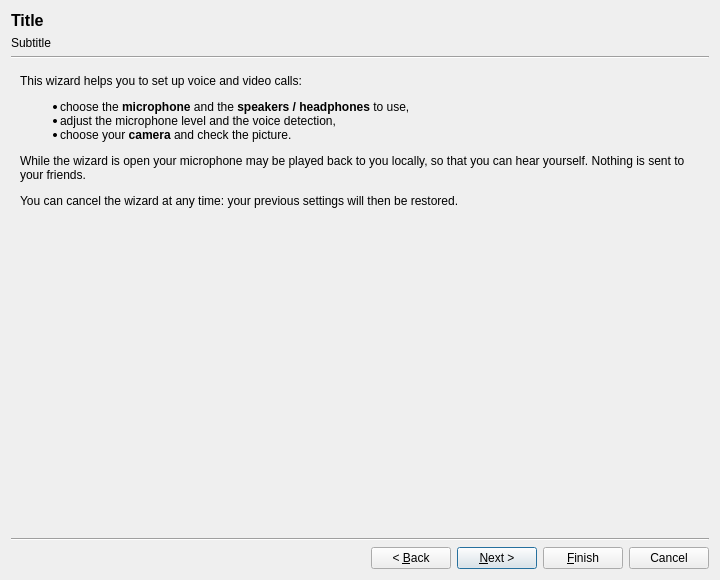
<?xml version='1.0' encoding='UTF-8'?>
<ui version="4.0">
 <class>AudioWizard</class>
 <widget class="QDialog" name="AudioWizard">
  <property name="geometry">
   <rect>
    <x>0</x>
    <y>0</y>
    <width>720</width>
    <height>580</height>
   </rect>
  </property>
  <property name="windowTitle">
   <string>Audio &amp; Video Setup Wizard</string>
  </property>
  <layout class="QVBoxLayout" name="qvlMain">
   <item>
    <widget class="QLabel" name="qlPageTitle">
     <property name="font">
      <font>
       <pointsize>12</pointsize>
       <bold>true</bold>
      </font>
     </property>
     <property name="text">
      <string>Title</string>
     </property>
    </widget>
   </item>
   <item>
    <widget class="QLabel" name="qlPageSubTitle">
     <property name="text">
      <string>Subtitle</string>
     </property>
     <property name="wordWrap">
      <bool>true</bool>
     </property>
    </widget>
   </item>
   <item>
    <widget class="Line" name="qlineTop">
     <property name="orientation">
      <enum>Qt::Horizontal</enum>
     </property>
    </widget>
   </item>
   <item>
    <widget class="QStackedWidget" name="qswPages">
     <property name="currentIndex">
      <number>0</number>
     </property>
     <widget class="QWidget" name="qwpIntro">
      <property name="pageTitle" stdset="0">
       <string>Introduction</string>
      </property>
      <property name="pageSubTitle" stdset="0">
       <string>Welcome to the RetroShare audio and video wizard</string>
      </property>
      <layout class="QVBoxLayout" name="qvlIntro">
       <item>
        <widget class="QLabel" name="qlIntro">
         <property name="text">
          <string>&lt;p&gt;This wizard helps you to set up voice and video calls:&lt;/p&gt;&lt;ul&gt;&lt;li&gt;choose the &lt;b&gt;microphone&lt;/b&gt; and the &lt;b&gt;speakers / headphones&lt;/b&gt; to use,&lt;/li&gt;&lt;li&gt;adjust the microphone level and the voice detection,&lt;/li&gt;&lt;li&gt;choose your &lt;b&gt;camera&lt;/b&gt; and check the picture.&lt;/li&gt;&lt;/ul&gt;&lt;p&gt;While the wizard is open your microphone may be played back to you locally, so that you can hear yourself. Nothing is sent to your friends.&lt;/p&gt;&lt;p&gt;You can cancel the wizard at any time: your previous settings will then be restored.&lt;/p&gt;</string>
         </property>
         <property name="wordWrap">
          <bool>true</bool>
         </property>
        </widget>
       </item>
       <item>
        <spacer name="qsIntro">
         <property name="orientation">
          <enum>Qt::Vertical</enum>
         </property>
         <property name="sizeHint" stdset="0">
          <size>
           <width>20</width>
           <height>40</height>
          </size>
         </property>
        </spacer>
       </item>
      </layout>
     </widget>
     <widget class="QWidget" name="qwpAudioDevices">
      <property name="pageTitle" stdset="0">
       <string>Audio devices</string>
      </property>
      <property name="pageSubTitle" stdset="0">
       <string>Select the microphone and the speakers or headphones used for calls.</string>
      </property>
      <layout class="QVBoxLayout" name="qvlAudioDevices">
       <item>
        <widget class="QGroupBox" name="qgbInput">
         <property name="title">
          <string>Microphone (input)</string>
         </property>
         <layout class="QGridLayout" name="qglInput">
          <item row="0" column="0" colspan="3">
           <widget class="QLabel" name="qliInputText">
            <property name="text">
             <string>This is the device your microphone is connected to. Speak: the bar below should move.</string>
            </property>
            <property name="wordWrap">
             <bool>true</bool>
            </property>
           </widget>
          </item>
          <item row="1" column="0">
           <widget class="QLabel" name="qliInputDevice">
            <property name="text">
             <string>Device</string>
            </property>
            <property name="buddy">
             <cstring>qcbInput</cstring>
            </property>
           </widget>
          </item>
          <item row="1" column="1">
           <widget class="QComboBox" name="qcbInput">
            <property name="sizePolicy">
             <sizepolicy hsizetype="Expanding" vsizetype="Fixed">
              <horstretch>1</horstretch>
              <verstretch>0</verstretch>
             </sizepolicy>
            </property>
            <property name="toolTip">
             <string>Input device to use</string>
            </property>
           </widget>
          </item>
          <item row="1" column="2">
           <widget class="QPushButton" name="qpbRefreshAudio">
            <property name="toolTip">
             <string>Search again for audio devices (e.g. after plugging in a headset)</string>
            </property>
            <property name="text">
             <string>Refresh</string>
            </property>
           </widget>
          </item>
          <item row="2" column="0">
           <widget class="QLabel" name="qliLevel">
            <property name="text">
             <string>Level</string>
            </property>
           </widget>
          </item>
          <item row="2" column="1" colspan="2">
           <widget class="AudioBar" name="abDeviceLevel" native="true">
            <property name="minimumSize">
             <size>
              <width>100</width>
              <height>22</height>
             </size>
            </property>
           </widget>
          </item>
          <item row="3" column="1" colspan="2">
           <widget class="QCheckBox" name="qcbEcho">
            <property name="toolTip">
             <string>Removes the sound of your speakers from what your microphone records. Recommended when you do not use a headset.</string>
            </property>
            <property name="text">
             <string>Use echo cancellation</string>
            </property>
           </widget>
          </item>
         </layout>
        </widget>
       </item>
       <item>
        <widget class="QGroupBox" name="qgbOutput">
         <property name="title">
          <string>Speakers / headphones (output)</string>
         </property>
         <layout class="QGridLayout" name="qglOutput">
          <item row="0" column="0" colspan="3">
           <widget class="QLabel" name="qliOutputText">
            <property name="text">
             <string>This is the device your speakers or headphones are connected to.</string>
            </property>
            <property name="wordWrap">
             <bool>true</bool>
            </property>
           </widget>
          </item>
          <item row="1" column="0">
           <widget class="QLabel" name="qliOutputDevice">
            <property name="text">
             <string>Device</string>
            </property>
            <property name="buddy">
             <cstring>qcbOutput</cstring>
            </property>
           </widget>
          </item>
          <item row="1" column="1">
           <widget class="QComboBox" name="qcbOutput">
            <property name="sizePolicy">
             <sizepolicy hsizetype="Expanding" vsizetype="Fixed">
              <horstretch>1</horstretch>
              <verstretch>0</verstretch>
             </sizepolicy>
            </property>
            <property name="toolTip">
             <string>Output device to use</string>
            </property>
           </widget>
          </item>
          <item row="1" column="2">
           <widget class="QPushButton" name="qpbTestSound">
            <property name="toolTip">
             <string>Plays a short sound on the selected output device</string>
            </property>
            <property name="text">
             <string>Play test sound</string>
            </property>
           </widget>
          </item>
         </layout>
        </widget>
       </item>
       <item>
        <widget class="QLabel" name="qlAudioStatus">
         <property name="text">
          <string />
         </property>
         <property name="wordWrap">
          <bool>true</bool>
         </property>
        </widget>
       </item>
       <item>
        <spacer name="qsAudioDevices">
         <property name="orientation">
          <enum>Qt::Vertical</enum>
         </property>
         <property name="sizeHint" stdset="0">
          <size>
           <width>20</width>
           <height>40</height>
          </size>
         </property>
        </spacer>
       </item>
      </layout>
     </widget>
     <widget class="QWidget" name="qwpVolume">
      <property name="pageTitle" stdset="0">
       <string>Volume tuning</string>
      </property>
      <property name="pageSubTitle" stdset="0">
       <string>Tuning microphone volume to optimal settings.</string>
      </property>
      <layout class="QVBoxLayout" name="qvlVolume">
       <item>
        <widget class="QLabel" name="qliVolumeTuningText">
         <property name="text">
          <string>&lt;p&gt;Open your sound control panel and go to the recording settings. Make sure the microphone is selected as active input with maximum recording volume. If there's an option to enable a &amp;quot;Microphone boost&amp;quot; make sure it's checked.&lt;/p&gt;&lt;p&gt;Speak loudly, as when you are annoyed or excited. Decrease the volume in the sound control panel until the bar below stays in the green and orange zone but &lt;b&gt;not&lt;/b&gt; in the red zone while you speak.&lt;/p&gt;</string>
         </property>
         <property name="wordWrap">
          <bool>true</bool>
         </property>
        </widget>
       </item>
       <item>
        <widget class="AudioBar" name="abAmplify" native="true">
         <property name="minimumSize">
          <size>
           <width>100</width>
           <height>30</height>
          </size>
         </property>
        </widget>
       </item>
       <item>
        <widget class="QLabel" name="qliAmpTuningText">
         <property name="text">
          <string>Now talk softly, as you would when talking late at night. Adjust the slider below so that the bar moves into green when you talk, but doesn't go into the orange zone. Moving the slider to the left increases the amplification.</string>
         </property>
         <property name="wordWrap">
          <bool>true</bool>
         </property>
        </widget>
       </item>
       <item>
        <widget class="QSlider" name="qsMaxAmp">
         <property name="toolTip">
          <string>Maximum amplification of input sound</string>
         </property>
         <property name="minimum">
          <number>1000</number>
         </property>
         <property name="maximum">
          <number>30000</number>
         </property>
         <property name="singleStep">
          <number>100</number>
         </property>
         <property name="pageStep">
          <number>1000</number>
         </property>
         <property name="orientation">
          <enum>Qt::Horizontal</enum>
         </property>
        </widget>
       </item>
       <item>
        <spacer name="qsVolume">
         <property name="orientation">
          <enum>Qt::Vertical</enum>
         </property>
         <property name="sizeHint" stdset="0">
          <size>
           <width>20</width>
           <height>40</height>
          </size>
         </property>
        </spacer>
       </item>
       <item>
        <layout class="QHBoxLayout" name="qhlVolumeOptions">
         <item>
          <widget class="QCheckBox" name="qcbStopEcho">
           <property name="toolTip">
            <string>By default you hear yourself with a small delay, so that you can judge the sound quality.</string>
           </property>
           <property name="text">
            <string>Do not play my voice back to me</string>
           </property>
          </widget>
         </item>
         <item>
          <spacer name="qsVolumeOptions">
           <property name="orientation">
            <enum>Qt::Horizontal</enum>
           </property>
           <property name="sizeHint" stdset="0">
            <size>
             <width>40</width>
             <height>20</height>
            </size>
           </property>
          </spacer>
         </item>
         <item>
          <widget class="QCheckBox" name="qcbHighContrast">
           <property name="toolTip">
            <string>Apply some high contrast optimizations for visually impaired users</string>
           </property>
           <property name="text">
            <string>Use high contrast graphics</string>
           </property>
          </widget>
         </item>
        </layout>
       </item>
      </layout>
     </widget>
     <widget class="QWidget" name="qwpTransmit">
      <property name="pageTitle" stdset="0">
       <string>Voice activity detection</string>
      </property>
      <property name="pageSubTitle" stdset="0">
       <string>Letting RetroShare figure out when you're talking and when you're silent.</string>
      </property>
      <layout class="QGridLayout" name="qglTransmit">
       <item row="0" column="0">
        <layout class="QVBoxLayout" name="qvlModes">
         <item>
          <widget class="QRadioButton" name="qrVAD">
           <property name="text">
            <string>Voice activity detection: only send sound while you talk (recommended)</string>
           </property>
          </widget>
         </item>
         <item>
          <widget class="QRadioButton" name="qrContinuous">
           <property name="text">
            <string>Continuous transmission: always send sound</string>
           </property>
          </widget>
         </item>
         <item>
          <widget class="QLabel" name="qlPTTNote">
           <property name="text">
            <string>&lt;i&gt;Push-to-talk was selected before, but it is not implemented yet (no sound would be sent). Voice activity detection is used instead.&lt;/i&gt;</string>
           </property>
           <property name="wordWrap">
            <bool>true</bool>
           </property>
          </widget>
         </item>
        </layout>
       </item>
       <item row="0" column="1" alignment="Qt::AlignRight|Qt::AlignTop">
        <widget class="QLabel" name="qlTalkIcon">
         <property name="minimumSize">
          <size>
           <width>64</width>
           <height>64</height>
          </size>
         </property>
         <property name="toolTip">
          <string>Lights up when RetroShare considers that you are talking</string>
         </property>
         <property name="text">
          <string />
         </property>
        </widget>
       </item>
       <item row="1" column="0" colspan="2">
        <widget class="QWidget" name="qwVAD" native="true">
         <layout class="QVBoxLayout" name="qvlVAD">
          <property name="leftMargin">
           <number>0</number>
          </property>
          <property name="topMargin">
           <number>0</number>
          </property>
          <property name="rightMargin">
           <number>0</number>
          </property>
          <property name="bottomMargin">
           <number>0</number>
          </property>
          <item>
           <widget class="AudioBar" name="abVAD" native="true">
            <property name="minimumSize">
             <size>
              <width>100</width>
              <height>30</height>
             </size>
            </property>
           </widget>
          </item>
          <item>
           <widget class="QLabel" name="qliVadTuningText">
            <property name="text">
             <string>Adjust the two sliders below. When you start talking the bar should reach the green area (definitive speech). While talking it should stay at least in the yellow area (might be speech), and when you're silent it should stay in the red area (definitively not speech).</string>
            </property>
            <property name="wordWrap">
             <bool>true</bool>
            </property>
           </widget>
          </item>
          <item>
           <layout class="QFormLayout" name="qflVAD">
            <item row="0" column="0">
             <widget class="QLabel" name="qliTransmitMin">
              <property name="text">
               <string>Silence below</string>
              </property>
             </widget>
            </item>
            <item row="0" column="1">
             <widget class="QSlider" name="qsTransmitMin">
              <property name="minimum">
               <number>1</number>
              </property>
              <property name="maximum">
               <number>32767</number>
              </property>
              <property name="singleStep">
               <number>100</number>
              </property>
              <property name="pageStep">
               <number>1000</number>
              </property>
              <property name="orientation">
               <enum>Qt::Horizontal</enum>
              </property>
             </widget>
            </item>
            <item row="1" column="0">
             <widget class="QLabel" name="qliTransmitMax">
              <property name="text">
               <string>Speech above</string>
              </property>
             </widget>
            </item>
            <item row="1" column="1">
             <widget class="QSlider" name="qsTransmitMax">
              <property name="minimum">
               <number>1</number>
              </property>
              <property name="maximum">
               <number>32767</number>
              </property>
              <property name="singleStep">
               <number>100</number>
              </property>
              <property name="pageStep">
               <number>1000</number>
              </property>
              <property name="orientation">
               <enum>Qt::Horizontal</enum>
              </property>
             </widget>
            </item>
            <item row="2" column="0">
             <widget class="QLabel" name="qliVoiceHold">
              <property name="text">
               <string>Voice hold</string>
              </property>
             </widget>
            </item>
            <item row="2" column="1">
             <layout class="QHBoxLayout" name="qhlVoiceHold">
              <item>
               <widget class="QSlider" name="qsVoiceHold">
                <property name="toolTip">
                 <string>How long to keep transmitting after you stopped talking</string>
                </property>
                <property name="minimum">
                 <number>20</number>
                </property>
                <property name="maximum">
                 <number>250</number>
                </property>
                <property name="orientation">
                 <enum>Qt::Horizontal</enum>
                </property>
               </widget>
              </item>
              <item>
               <widget class="QLabel" name="qlVoiceHold">
                <property name="minimumSize">
                 <size>
                  <width>50</width>
                  <height>0</height>
                 </size>
                </property>
                <property name="text">
                 <string />
                </property>
               </widget>
              </item>
             </layout>
            </item>
           </layout>
          </item>
         </layout>
        </widget>
       </item>
       <item row="2" column="0" colspan="2">
        <widget class="QGroupBox" name="qgbNoise">
         <property name="title">
          <string>Noise suppression</string>
         </property>
         <layout class="QHBoxLayout" name="qhlNoise">
          <item>
           <widget class="QSlider" name="qsNoise">
            <property name="toolTip">
             <string>Amount of background noise (fans, keyboard...) to remove. Too much makes your voice sound robotic.</string>
            </property>
            <property name="minimum">
             <number>14</number>
            </property>
            <property name="maximum">
             <number>60</number>
            </property>
            <property name="orientation">
             <enum>Qt::Horizontal</enum>
            </property>
           </widget>
          </item>
          <item>
           <widget class="QLabel" name="qlNoise">
            <property name="minimumSize">
             <size>
              <width>50</width>
              <height>0</height>
             </size>
            </property>
            <property name="text">
             <string />
            </property>
           </widget>
          </item>
         </layout>
        </widget>
       </item>
       <item row="3" column="0">
        <spacer name="qsTransmit">
         <property name="orientation">
          <enum>Qt::Vertical</enum>
         </property>
         <property name="sizeHint" stdset="0">
          <size>
           <width>20</width>
           <height>40</height>
          </size>
         </property>
        </spacer>
       </item>
      </layout>
     </widget>
     <widget class="QWidget" name="qwpVideo">
      <property name="pageTitle" stdset="0">
       <string>Video</string>
      </property>
      <property name="pageSubTitle" stdset="0">
       <string>Select the camera used for video calls and check the picture.</string>
      </property>
      <layout class="QVBoxLayout" name="qvlVideo">
       <item>
        <layout class="QHBoxLayout" name="qhlCamera">
         <item>
          <widget class="QLabel" name="qliCamera">
           <property name="text">
            <string>Camera</string>
           </property>
           <property name="buddy">
            <cstring>qcbCamera</cstring>
           </property>
          </widget>
         </item>
         <item>
          <widget class="QComboBox" name="qcbCamera">
           <property name="sizePolicy">
            <sizepolicy hsizetype="Expanding" vsizetype="Fixed">
             <horstretch>1</horstretch>
             <verstretch>0</verstretch>
            </sizepolicy>
           </property>
          </widget>
         </item>
         <item>
          <widget class="QPushButton" name="qpbRefreshCameras">
           <property name="toolTip">
            <string>Search again for cameras (e.g. after plugging in a webcam)</string>
           </property>
           <property name="text">
            <string>Refresh</string>
           </property>
          </widget>
         </item>
        </layout>
       </item>
       <item>
        <widget class="QVideoOutputDevice" name="videoPreview">
         <property name="sizePolicy">
          <sizepolicy hsizetype="Ignored" vsizetype="Ignored">
           <horstretch>0</horstretch>
           <verstretch>1</verstretch>
          </sizepolicy>
         </property>
         <property name="minimumSize">
          <size>
           <width>320</width>
           <height>240</height>
          </size>
         </property>
         <property name="frameShape">
          <enum>QFrame::StyledPanel</enum>
         </property>
        </widget>
       </item>
       <item>
        <widget class="QLabel" name="qlVideoStatus">
         <property name="text">
          <string />
         </property>
         <property name="wordWrap">
          <bool>true</bool>
         </property>
        </widget>
       </item>
       <item>
        <layout class="QHBoxLayout" name="qhlBandwidth">
         <item>
          <widget class="QLabel" name="qliBandwidth">
           <property name="text">
            <string>Maximum video bandwidth</string>
           </property>
           <property name="buddy">
            <cstring>qsbBandwidth</cstring>
           </property>
          </widget>
         </item>
         <item>
          <widget class="QDoubleSpinBox" name="qsbBandwidth">
           <property name="toolTip">
            <string>Upper limit of the bandwidth used to send your video. Lower it if your connection is slow.</string>
           </property>
           <property name="suffix">
            <string> KB/s</string>
           </property>
           <property name="decimals">
            <number>0</number>
           </property>
           <property name="minimum">
            <double>5.000000000000000</double>
           </property>
           <property name="maximum">
            <double>2000.000000000000000</double>
           </property>
           <property name="singleStep">
            <double>10.000000000000000</double>
           </property>
           <property name="value">
            <double>80.000000000000000</double>
           </property>
          </widget>
         </item>
         <item>
          <spacer name="qsBandwidth">
           <property name="orientation">
            <enum>Qt::Horizontal</enum>
           </property>
           <property name="sizeHint" stdset="0">
            <size>
             <width>40</width>
             <height>20</height>
            </size>
           </property>
          </spacer>
         </item>
         <item>
          <widget class="QCheckBox" name="qcbShowEncoded">
           <property name="toolTip">
            <string>Shows the picture after compression, i.e. the quality your friends receive with this bandwidth</string>
           </property>
           <property name="text">
            <string>Preview what my friends will see (encoded)</string>
           </property>
          </widget>
         </item>
        </layout>
       </item>
      </layout>
     </widget>
     <widget class="QWidget" name="qwpDone">
      <property name="pageTitle" stdset="0">
       <string>Finished</string>
      </property>
      <property name="pageSubTitle" stdset="0">
       <string>Enjoy using RetroShare</string>
      </property>
      <layout class="QVBoxLayout" name="qvlDone">
       <item>
        <widget class="QLabel" name="qlDone">
         <property name="text">
          <string>Congratulations. You should now be ready for voice and video calls. Click &lt;b&gt;Finish&lt;/b&gt; to save these settings:</string>
         </property>
         <property name="wordWrap">
          <bool>true</bool>
         </property>
        </widget>
       </item>
       <item>
        <widget class="QLabel" name="qlSummary">
         <property name="text">
          <string />
         </property>
         <property name="wordWrap">
          <bool>true</bool>
         </property>
        </widget>
       </item>
       <item>
        <spacer name="qsDone">
         <property name="orientation">
          <enum>Qt::Vertical</enum>
         </property>
         <property name="sizeHint" stdset="0">
          <size>
           <width>20</width>
           <height>40</height>
          </size>
         </property>
        </spacer>
       </item>
      </layout>
     </widget>
    </widget>
   </item>
   <item>
    <widget class="Line" name="qlineBottom">
     <property name="orientation">
      <enum>Qt::Horizontal</enum>
     </property>
    </widget>
   </item>
   <item>
    <layout class="QHBoxLayout" name="qhlButtons">
     <item>
      <spacer name="qsButtons">
       <property name="orientation">
        <enum>Qt::Horizontal</enum>
       </property>
       <property name="sizeHint" stdset="0">
        <size>
         <width>40</width>
         <height>20</height>
        </size>
       </property>
      </spacer>
     </item>
     <item>
      <widget class="QPushButton" name="qpbBack">
       <property name="text">
        <string>&lt; &amp;Back</string>
       </property>
       <property name="autoDefault">
        <bool>false</bool>
       </property>
      </widget>
     </item>
     <item>
      <widget class="QPushButton" name="qpbNext">
       <property name="text">
        <string>&amp;Next &gt;</string>
       </property>
       <property name="default">
        <bool>true</bool>
       </property>
      </widget>
     </item>
     <item>
      <widget class="QPushButton" name="qpbFinish">
       <property name="text">
        <string>&amp;Finish</string>
       </property>
       <property name="autoDefault">
        <bool>false</bool>
       </property>
      </widget>
     </item>
     <item>
      <widget class="QPushButton" name="qpbCancel">
       <property name="text">
        <string>Cancel</string>
       </property>
       <property name="autoDefault">
        <bool>false</bool>
       </property>
      </widget>
     </item>
    </layout>
   </item>
  </layout>
 </widget>
 <customwidgets>
  <customwidget>
   <class>AudioBar</class>
   <extends>QWidget</extends>
   <header>gui/AudioStats.h</header>
   <container>1</container>
  </customwidget>
  <customwidget>
   <class>QVideoOutputDevice</class>
   <extends>QLabel</extends>
   <header>gui/QVideoDevice.h</header>
  </customwidget>
 </customwidgets>
 <tabstops>
  <tabstop>qcbInput</tabstop>
  <tabstop>qpbRefreshAudio</tabstop>
  <tabstop>qcbEcho</tabstop>
  <tabstop>qcbOutput</tabstop>
  <tabstop>qpbTestSound</tabstop>
  <tabstop>qsMaxAmp</tabstop>
  <tabstop>qcbStopEcho</tabstop>
  <tabstop>qcbHighContrast</tabstop>
  <tabstop>qrVAD</tabstop>
  <tabstop>qrContinuous</tabstop>
  <tabstop>qsTransmitMin</tabstop>
  <tabstop>qsTransmitMax</tabstop>
  <tabstop>qsVoiceHold</tabstop>
  <tabstop>qsNoise</tabstop>
  <tabstop>qcbCamera</tabstop>
  <tabstop>qpbRefreshCameras</tabstop>
  <tabstop>qsbBandwidth</tabstop>
  <tabstop>qcbShowEncoded</tabstop>
  <tabstop>qpbBack</tabstop>
  <tabstop>qpbNext</tabstop>
  <tabstop>qpbFinish</tabstop>
  <tabstop>qpbCancel</tabstop>
 </tabstops>
 <resources />
 <connections />
</ui>
